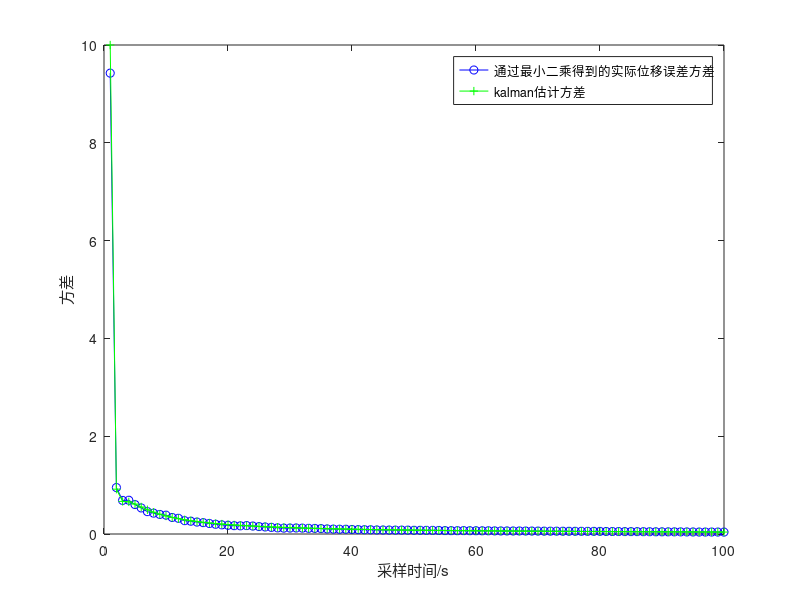
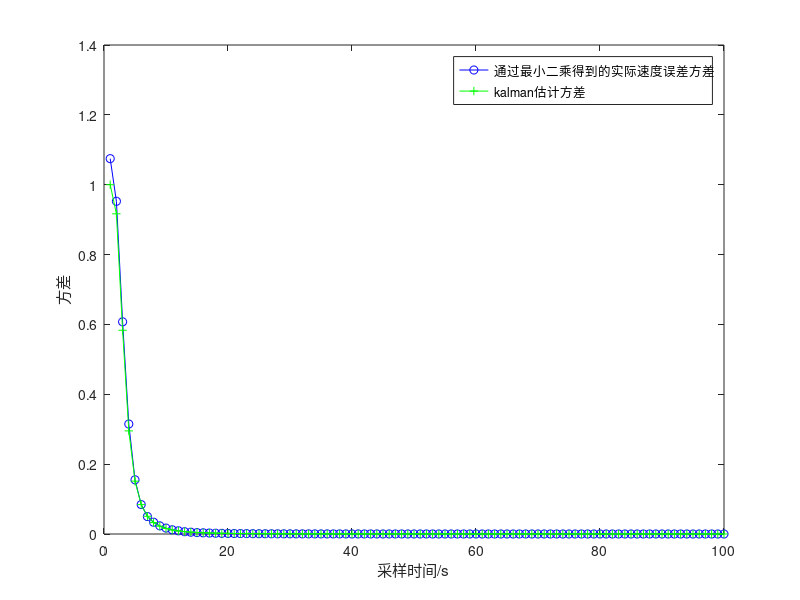

Source code (MATLAB) for these figures, in order:
%%%%%%%%%%%%%%%%%%%%%%%%%%%%%%%%%%%%%%%%%%%%%%%%%%%%%%%%%%%%%%%%%%%%%%%%%
%function main3_3_2   最小二乘 用当前时刻的先验估计
%%%%%%%%%%%%%%%%%%%%%%%%%%%%%%%%%%%%%%%%%%%%%%%%%%%%%%%%%%%%%%%%%%%%%%%%%
N=100; %仿真时间，时间序列总数
vector=zeros(1000,100); % 位移的误差
vector1=zeros(1000,100); % 速度的误差
zero1=[0 ;0];
zero2=[0 0];
for kk=1:1000
    % 定义一个行向量存储每次实验每个时刻的方差
    
    % 噪声
    Q=[0,0;0,0]; % 过程噪声方差为0，即下落过程忽略空气阻力
    R=1;         % 观测噪声方差
    W=sqrt(Q)*randn(2,N);% 既然Q为0，则W=0；在此写出，方便对照理解
    V=sqrt(R)*randn(1,N);% 测量噪声V(k)
    % 系统矩阵
    A=[1,1;0,1]; %状态转移矩阵
    B=[0.5;1];   %控制量
    U=-1;
    H=[1,0];     %观测矩阵
    % 初始化
    X=zeros(2,N);  % 物体真实状态
    X(:,1)=[95;1]; % 初始位移和速度
    P0=[10,0;0,1]; % 初始误差

    Z=zeros(1,N);  
    Z(1)=H*X(:,1); % 初始观测值                                                                                 
    Xls=zeros(2,N);% Kalman估计状态初始化

    Xls(:,1)=X(:,1)+sqrt(P0)*randn(2,1); % 在初始化的时候加入误差方差估计值 从而保持吻合
    
    err_P=zeros(N,2);
    err_P(1,1)=P0(1,1);
    err_P(1,2)=P0(2,2);
    I=eye(2);      % 二维系统

    % 第一列
    vector(kk,1)=Xls(1,1)-X(1,1);
    vector1(kk,1)=Xls(2,1)-X(2,1);
    %%%%%%%%%%%%%%%%%%%%%%%%%%%%%%%%%%%%%%%%%%%%%%%%%%%%%%%%%%%%%%%%%%%%%%%%%
    for k=2:N
        %物体下落，受状态方程的驱动
        X(:,k)=A*X(:,k-1)+B*U+W(k);
        
        % 位移传感器对目标进行观测
        Z(k)=H*X(:,k)+V(k);
        
        % Kalman滤波
        X_pre=A*Xls(:,k-1)+B*U; %状态预测
        P_pre=A*P0*A'+Q;  %协方差预测
        
        % 归一化后的各项系数
        Rt=[P_pre zeros(2,1);zeros(1,2) R];
        Sk=Rt^(0.5);
        Xmat=[eye(2);H];
        Xlinear=Sk^(-1)*Xmat;
        Ymat=[A*Xls(:,k-1);Z(k)];
        Ylinear=Sk^(-1)*Ymat;

        Kg=P_pre*H'*(H*P_pre*H'+R)^(-1); %计算Kalman增益
        %Xkf(:,k)=X_pre+Kg*(Z(k)-H*X_pre); % 状态更
        Xls(:,k)=(Xlinear'*Xlinear)^(-1)*Xlinear'*Ylinear; % 新的线性回归的估计值
        P0=(I-Kg*H)*P_pre*(I-Kg*H)'+Kg*R*Kg';%方差更新

        vector(kk,k)=Xls(1,k)-X(1,k);
        vector1(kk,k)=Xls(2,k)-X(2,k);
        % 误差均方值
        err_P(k,1)=P0(1,1);
        err_P(k,2)=P0(2,2);
    end
    %%%%%%%%%%%%%%%%%%%%%%%%%%%%%%%%%%%%%%%%%%%%%%%%%%%%%%%%%%%%%%%%%%%%%%%%%
end
% 计算vector矩阵中 每一列的方差 存储在行向量中
Difference=var(vector,0,1);
Difference1=var(vector1,0,1);
errPx=transpose(err_P);
errPx1=errPx(1,:);
errPx2=errPx(2,:);
% 将err_P(k,1)和Difference()画在同一张图中，比较卡尔曼滤波估计出来的Pk与实际的方差相差多少.
figure
plot(Difference,'-bo'); % 实际的位移误差方差
hold on;
plot(errPx1,'-g+');
legend('通过最小二乘得到的实际位移误差方差','kalman估计方差');
xlabel('采样时间/s');
ylabel('方差');

figure
plot(Difference1,'-bo'); %实际的速度误差方差
hold on;
plot(errPx2,'-g+');
legend('通过最小二乘得到的实际速度误差方差','kalman估计方差');
xlabel('采样时间/s');
ylabel('方差');